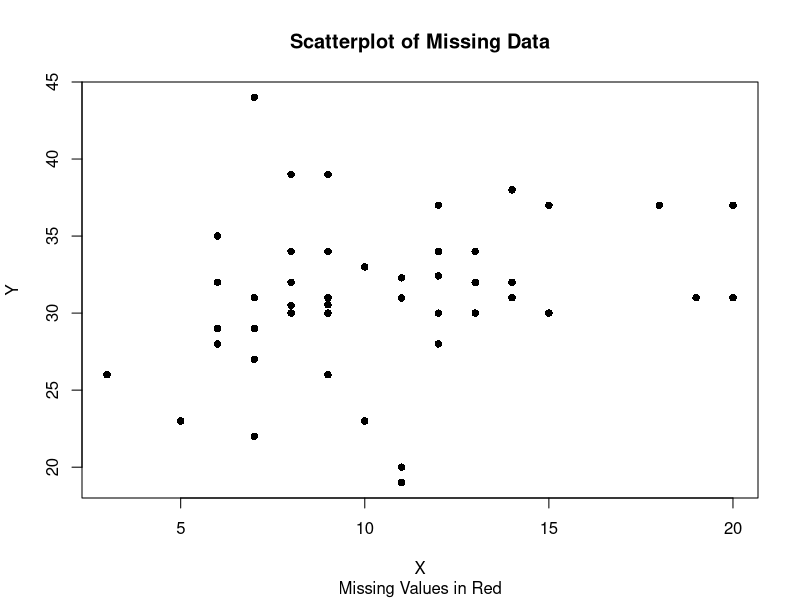

Reproduce this figure in R.
#Code credit goes to author of this blog post:
# https://www.r-bloggers.com/imputing-missing-data-with-expectation-maximization/

# install.packages('e1071')
library(e1071) #for rdiscrete


#fake data called straw
# straw <- replicate(10, rpois(50,100))
# straw.orig <- straw
true.mu <- c(10,30,50,4,90)
a <- rpois(50,true.mu[1])
b <- rpois(50,true.mu[2])
c <- rpois(50,true.mu[3])
d <- rpois(50,true.mu[4])
e <- rpois(50,true.mu[5])
straw <- cbind(a,b,c,d,e)

rand.miss <- rdiscrete(50,probs=rep(1:length(straw)), values=seq(1,length(straw)) )
straw[rand.miss] <- NA

straw <- data.frame(straw)
straw
var(na.omit(straw) )
# var(raw.imputed)

EMalg.orig <- function(x, tol=.001){
  missvals <- is.na(x)
  new.impute<-x
  old.impute <- x
  count.iter <- 1
  reach.tol <- 0
  sig <- as.matrix(var(na.exclude(x)))
  # mean.vec <- as.matrix(apply(na.exclude(x),2,mean))
  mean.vec <- matrix(c(1,1,1,1,1),nrow=5,ncol=1)
  
  while(reach.tol != 1) {
    for(i in 1:nrow(x)) {
      pick.miss <-( c( missvals[i,]) )
      if ( sum(pick.miss) != 0 ) {
        inv.S <- solve(sig[!pick.miss,!pick.miss]) # we need the inverse of the covariance
        
        # Run the EM
        new.impute[i,pick.miss] <- mean.vec[pick.miss] +
          sig[pick.miss,!pick.miss] %*%
          inv.S %*%
          (t(new.impute[i,!pick.miss])- t(t(mean.vec[!pick.miss])))
      }
    }
    
    sig <- var((new.impute))
    mean.vec <- as.matrix(apply(new.impute,2,mean))
    
    if(count.iter > 1){ # we don't want this to run on the first iteration or else if fails
      for(l in 1:nrow(new.impute)){
        for(m in 1:ncol(new.impute)){
          if( abs((old.impute[l,m]-new.impute[l,m])) > tol ) {
            reach.tol <- 0
          } else {
            reach.tol <- 1
          }
        }
      }
    }
    cat(count.iter,'\n') #for debugging
    count.iter <- count.iter+1 # used for debugging purposes to ensure process it iterating properly
    old.impute <- new.impute
  }
  
  return(new.impute)
}
straw.imputed <- EMalg.orig(straw, tol=.0001)
round(straw.imputed)
mu.est <- as.matrix(apply(straw.imputed,2,mean))
mu.est
true.mu

#plots
plot(straw.imputed[,1], straw.imputed[,2], pch=16, main="Scatterplot of Missing Data",
     sub="Missing Values in Red", xlab="X",ylab="Y")

# overlay the imputed values on the plot

plot.imputed <- straw.imputed[
  row.names(
    subset(straw, is.na( straw[,2] ) | is.na(straw[,3]) )
  ),]
points(plot.imputed[,2],plot.imputed[,3], pch=16, col='red')
